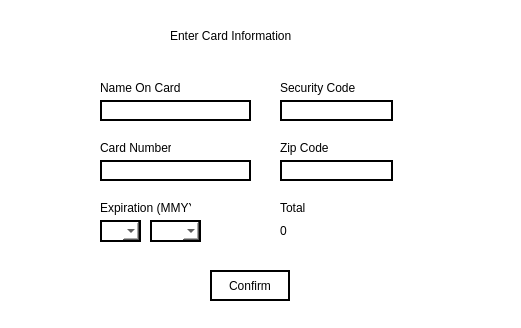
<?xml version="1.0" encoding="UTF-8"?>
<ui version="4.0">
 <class>PaymentWindow</class>
 <widget class="QDialog" name="PaymentWindow">
  <property name="geometry">
   <rect>
    <x>0</x>
    <y>0</y>
    <width>521</width>
    <height>328</height>
   </rect>
  </property>
  <property name="windowTitle">
   <string>Dialog</string>
  </property>
  <property name="styleSheet">
   <string notr="true">background: white;</string>
  </property>
  <widget class="QLabel" name="total_label">
   <property name="geometry">
    <rect>
     <x>280</x>
     <y>200</y>
     <width>81</width>
     <height>16</height>
    </rect>
   </property>
   <property name="styleSheet">
    <string notr="true">font: 75 8pt &quot;MS Shell Dlg 2&quot;;</string>
   </property>
   <property name="text">
    <string>Total</string>
   </property>
  </widget>
  <widget class="QLabel" name="totalNumber_label">
   <property name="geometry">
    <rect>
     <x>280</x>
     <y>220</y>
     <width>111</width>
     <height>21</height>
    </rect>
   </property>
   <property name="styleSheet">
    <string notr="true">font: 75 8pt &quot;MS Shell Dlg 2&quot;;</string>
   </property>
   <property name="text">
    <string>0</string>
   </property>
  </widget>
  <widget class="QComboBox" name="expMonth_box">
   <property name="geometry">
    <rect>
     <x>100</x>
     <y>220</y>
     <width>41</width>
     <height>22</height>
    </rect>
   </property>
   <property name="styleSheet">
    <string notr="true"> border: 2px solid black;</string>
   </property>
  </widget>
  <widget class="QLabel" name="cardInfo_label">
   <property name="geometry">
    <rect>
     <x>170</x>
     <y>20</y>
     <width>181</width>
     <height>31</height>
    </rect>
   </property>
   <property name="styleSheet">
    <string notr="true">font: 75 12pt &quot;MS Shell Dlg 2&quot;;</string>
   </property>
   <property name="text">
    <string>Enter Card Information</string>
   </property>
  </widget>
  <widget class="QLineEdit" name="cardNumber_edit">
   <property name="geometry">
    <rect>
     <x>100</x>
     <y>160</y>
     <width>151</width>
     <height>21</height>
    </rect>
   </property>
   <property name="styleSheet">
    <string notr="true"> border: 2px solid black;</string>
   </property>
  </widget>
  <widget class="QComboBox" name="expYear_box">
   <property name="geometry">
    <rect>
     <x>150</x>
     <y>220</y>
     <width>51</width>
     <height>22</height>
    </rect>
   </property>
   <property name="styleSheet">
    <string notr="true"> border: 2px solid black;</string>
   </property>
  </widget>
  <widget class="QLineEdit" name="nameOnCard_edit">
   <property name="geometry">
    <rect>
     <x>100</x>
     <y>100</y>
     <width>151</width>
     <height>21</height>
    </rect>
   </property>
   <property name="styleSheet">
    <string notr="true"> border: 2px solid black;</string>
   </property>
  </widget>
  <widget class="QLineEdit" name="securityCode_edit">
   <property name="geometry">
    <rect>
     <x>280</x>
     <y>100</y>
     <width>113</width>
     <height>21</height>
    </rect>
   </property>
   <property name="styleSheet">
    <string notr="true"> border: 2px solid black;</string>
   </property>
  </widget>
  <widget class="QLineEdit" name="zipcode_edit">
   <property name="geometry">
    <rect>
     <x>280</x>
     <y>160</y>
     <width>113</width>
     <height>21</height>
    </rect>
   </property>
   <property name="styleSheet">
    <string notr="true"> border: 2px solid black;</string>
   </property>
  </widget>
  <widget class="QLabel" name="cardNumber_label">
   <property name="geometry">
    <rect>
     <x>100</x>
     <y>140</y>
     <width>71</width>
     <height>16</height>
    </rect>
   </property>
   <property name="styleSheet">
    <string notr="true">font: 75 8pt &quot;MS Shell Dlg 2&quot;;</string>
   </property>
   <property name="text">
    <string>Card Number</string>
   </property>
  </widget>
  <widget class="QLabel" name="exp_label">
   <property name="geometry">
    <rect>
     <x>100</x>
     <y>200</y>
     <width>91</width>
     <height>16</height>
    </rect>
   </property>
   <property name="styleSheet">
    <string notr="true">font: 75 8pt &quot;MS Shell Dlg 2&quot;;</string>
   </property>
   <property name="text">
    <string>Expiration (MMYY)</string>
   </property>
  </widget>
  <widget class="QLabel" name="nameOnCard_label">
   <property name="geometry">
    <rect>
     <x>100</x>
     <y>80</y>
     <width>81</width>
     <height>16</height>
    </rect>
   </property>
   <property name="styleSheet">
    <string notr="true">font: 75 8pt &quot;MS Shell Dlg 2&quot;;</string>
   </property>
   <property name="text">
    <string>Name On Card</string>
   </property>
  </widget>
  <widget class="QLabel" name="securityCode_label">
   <property name="geometry">
    <rect>
     <x>280</x>
     <y>80</y>
     <width>81</width>
     <height>16</height>
    </rect>
   </property>
   <property name="styleSheet">
    <string notr="true">font: 75 8pt &quot;MS Shell Dlg 2&quot;;</string>
   </property>
   <property name="text">
    <string>Security Code</string>
   </property>
  </widget>
  <widget class="QLabel" name="zipcode_label">
   <property name="geometry">
    <rect>
     <x>280</x>
     <y>140</y>
     <width>71</width>
     <height>16</height>
    </rect>
   </property>
   <property name="styleSheet">
    <string notr="true">font: 75 8pt &quot;MS Shell Dlg 2&quot;;</string>
   </property>
   <property name="text">
    <string>Zip Code</string>
   </property>
  </widget>
  <widget class="QPushButton" name="confirm_button">
   <property name="geometry">
    <rect>
     <x>210</x>
     <y>270</y>
     <width>80</width>
     <height>31</height>
    </rect>
   </property>
   <property name="styleSheet">
    <string notr="true">font: 75 8pt &quot;MS Shell Dlg 2&quot;;
 border: 2px solid black;</string>
   </property>
   <property name="text">
    <string>Confirm</string>
   </property>
  </widget>
 </widget>
 <resources/>
 <connections/>
</ui>
